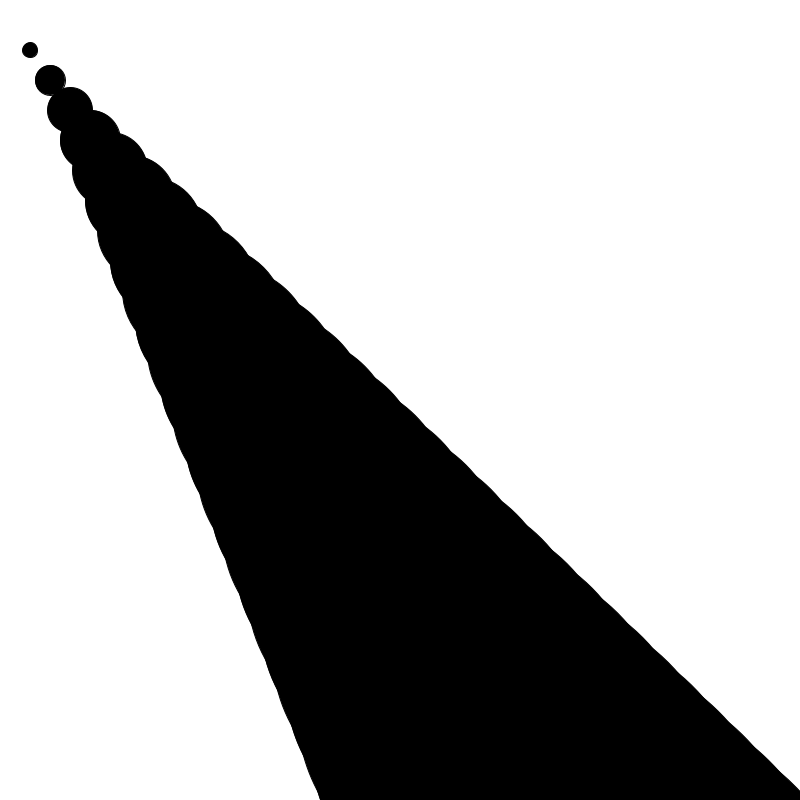
Frame 1 (no input)
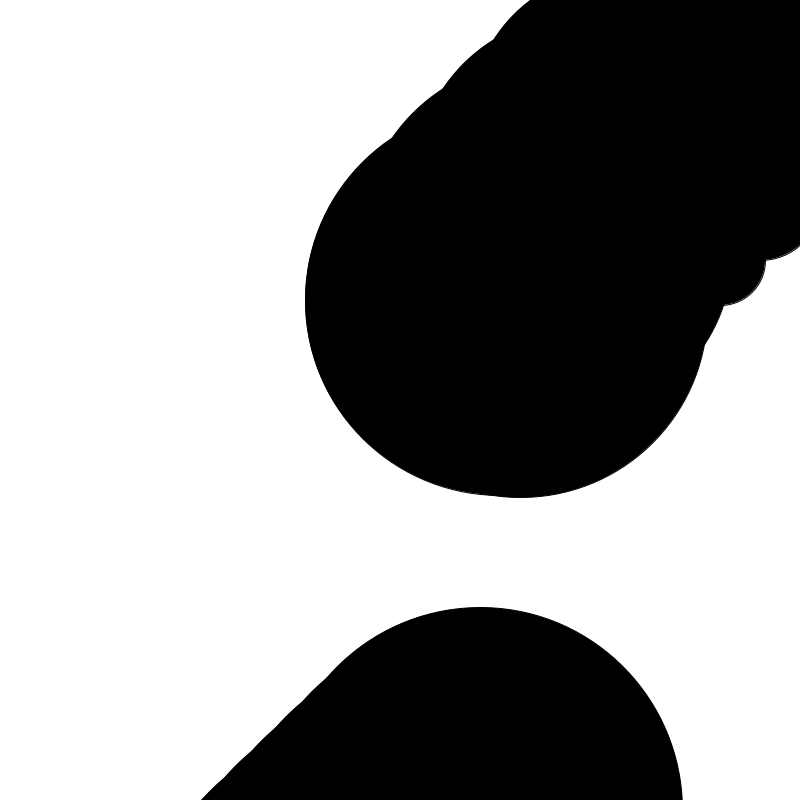
Frame 60 (the mouse pressed at the canvas centre just before this capture)
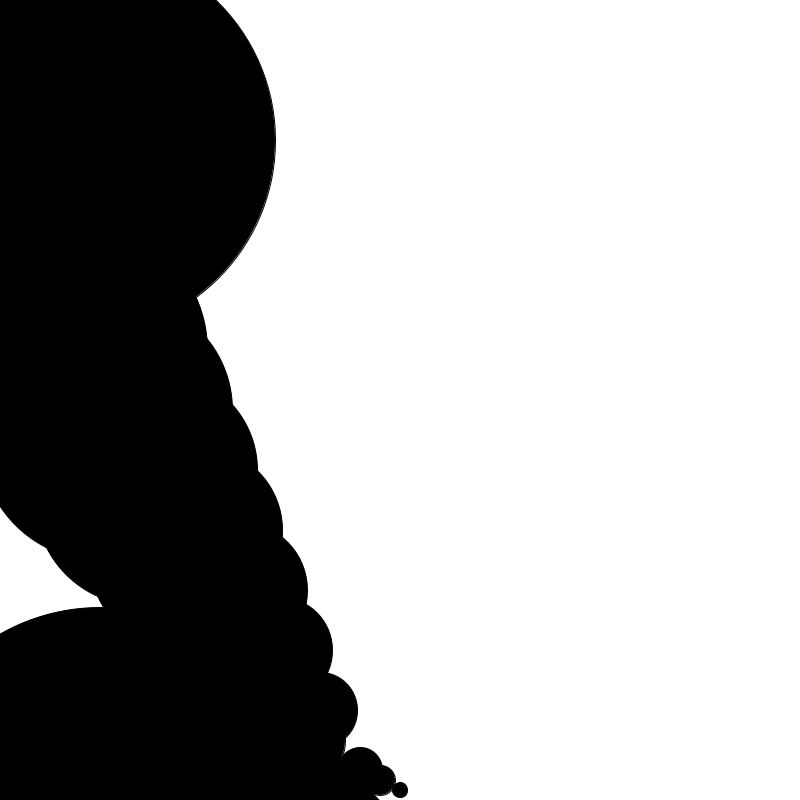
Frame 120 (the mouse held since frame 60 and released just before this capture)

The Processing sketch that drew these frames (run headless with seeded random() and noise(); from frame 60 on, the mouse is pressed at the canvas centre):

// Processing sketch: movingBallClassArrayExample
// ── movingBallClassArrayExample.pde
// 클래스 변수하나 선언
//Ball b;

// 클래스변수를 배열로 선언
Ball []b = new Ball[500];    

void setup(){
    size(800, 800);
    
    // 인스턴스를 생성자를 이용하여 초기화한다.
    
    //b[0] = new Ball(600, 200, 50);
    
    for(int i=0; i<500; i++){
        b[i] = new Ball(i*20, i*30, i*15);
    }
    
}

void draw(){
    background(255);
    
    for(int i=0; i<500; i++){
        b[i].move();
        b[i].bounce();
        b[i].drawBall();
    }
}
// ── Ball.pde
class Ball {
    // 클래스 변수 선언
    float x;        // 원의 중심 x좌표 
    float y;        // 원의 중심 y좌표
    float size;     // 원의 크기
    float vx;        // x방향의 velocity (속도)
    float vy;        // y방향의 속도

    // 클래스 생성자, 무조건 한번만 실행된다.
    // 초기화 하는 내용이 들어간다.
    Ball(float _x, float _y, float _size) {
        x = _x;
        y = _y;
        size = _size;
        vx = 10;
        vy = 20;
    }

    void move() {
        // 움직이게 하는부분
        x = x + vx;
        y = y + vy;
    }

    void bounce() {
        // 튕기는 부분 
        if (x > 800 || x < 0) { 
            vx = -vx;
        }
        if (y > 800 || y < 0) { 
            vy = -vy;
        }
    }
    void drawBall() {
        // 그리는 부분 
        fill(0);    // 까만색으로 채워서..
        ellipse(x, y, size, size);
    }
}
